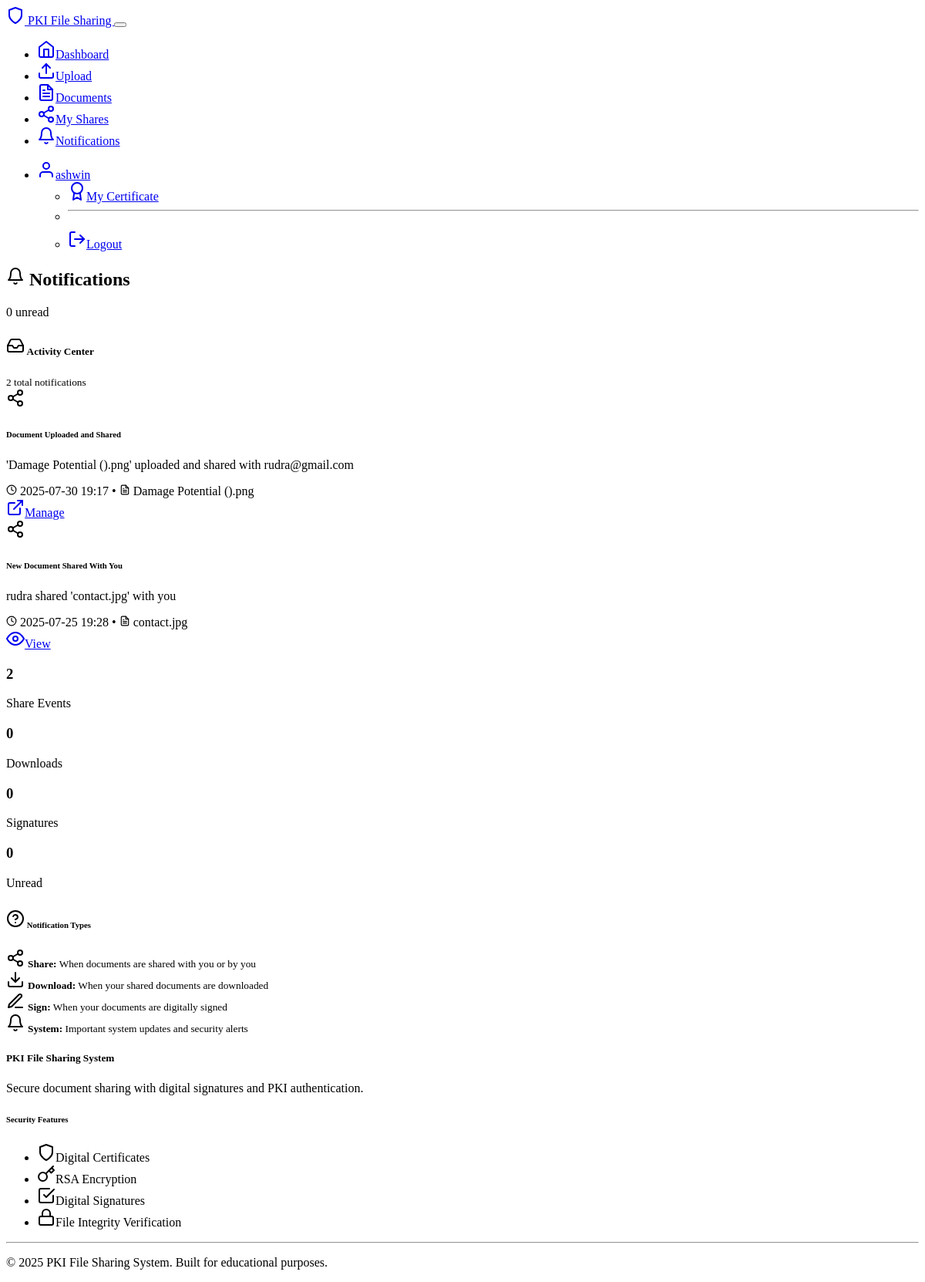
/notifications (signed in), run on the app's committed database.
### models.py (models this page shows)
class User(UserMixin, db.Model):
    id = db.Column(db.Integer, primary_key=True)
    username = db.Column(db.String(80), unique=True, nullable=False)
    email = db.Column(db.String(120), unique=True, nullable=False)
    password_hash = db.Column(db.String(256), nullable=False)
    private_key_pem = db.Column(db.Text, nullable=False)
    public_key_pem = db.Column(db.Text, nullable=False)
    certificate_pem = db.Column(db.Text, nullable=False)
    created_at = db.Column(db.DateTime, default=datetime.utcnow)
    documents = db.relationship('Document', backref='owner', lazy=True)
    signatures = db.relationship('DocumentSignature', backref='signer', lazy=True)

class Notification(db.Model):
    id = db.Column(db.Integer, primary_key=True)
    user_id = db.Column(db.Integer, db.ForeignKey('user.id'), nullable=False)
    title = db.Column(db.String(200), nullable=False)
    message = db.Column(db.Text, nullable=False)
    notification_type = db.Column(db.String(50), nullable=False)  # 'share', 'download', 'sign', 'system'
    is_read = db.Column(db.Boolean, default=False)
    created_at = db.Column(db.DateTime, default=datetime.utcnow)
    document_id = db.Column(db.Integer, db.ForeignKey('document.id'), nullable=True)
    share_link_id = db.Column(db.Integer, db.ForeignKey('share_link.id'), nullable=True)
    user = db.relationship('User', backref='notifications')
    document = db.relationship('Document', backref='notifications')
    share_link = db.relationship('ShareLink', backref='notifications')

class Document(db.Model):
    id = db.Column(db.Integer, primary_key=True)
    filename = db.Column(db.String(255), nullable=False)
    original_filename = db.Column(db.String(255), nullable=False)
    file_path = db.Column(db.String(500), nullable=False)
    file_hash = db.Column(db.String(64), nullable=False)  # SHA256 hash for integrity
    content_type = db.Column(db.String(100))
    file_size = db.Column(db.Integer)
    owner_id = db.Column(db.Integer, db.ForeignKey('user.id'), nullable=False)
    uploaded_at = db.Column(db.DateTime, default=datetime.utcnow)
    signatures = db.relationship('DocumentSignature', backref='document', lazy=True, cascade='all, delete-orphan')

### routes.py (the view)
@app.route('/notifications')
@login_required
def notifications():
    try:
        notifications = Notification.query.filter_by(user_id=current_user.id).order_by(Notification.created_at.desc()).all()
        unread_notifications = [n for n in notifications if not n.is_read]
        for notification in unread_notifications:
            notification.is_read = True
        if unread_notifications:
            db.session.commit()
        return render_template('notifications.html', notifications=notifications)
    except Exception as e:
        logger.error(f"Notifications error: {str(e)}")
        flash('An error occurred loading notifications.', 'error')
        return render_template('notifications.html', notifications=[])

### templates/notifications.html (shortened to what this page needs)
{% extends "base.html" %}
{% block content %}
<div class="row">
    <div class="col-12">
        <div class="d-flex justify-content-between align-items-center mb-4">
            <h2>
                <i data-feather="bell" class="me-2"></i>
                Notifications
            </h2>
            <span class="badge bg-primary">{{ notifications|selectattr('is_read', 'equalto', False)|list|length }} unread</span>
        </div>
    </div>
</div>
<div class="row">
    <div class="col-12">
        <div class="card border-0 shadow-sm">
            <div class="card-header bg-light">
                <div class="d-flex justify-content-between align-items-center">
                    <h5 class="mb-0">
                        <i data-feather="inbox" class="me-2"></i>
                        Activity Center
                    </h5>
                    <small class="text-muted">{{ notifications|length }} total notifications</small>
                </div>
            </div>
            <div class="card-body p-0">
                {% if notifications %}
                    <div class="list-group list-group-flush">
                        {% for notification in notifications %}
                        <div class="list-group-item {% if not notification.is_read %}bg-light{% endif %} border-0">
                            <div class="d-flex w-100 justify-content-between align-items-start">
                                <div class="flex-grow-1">
                                    <div class="d-flex align-items-center mb-2">
                                        {% if notification.notification_type == 'share' %}
                                            <i data-feather="share-2" class="me-2 text-success"></i>
                                        {% elif notification.notification_type == 'download' %}
                                            <i data-feather="download" class="me-2 text-primary"></i>
                                        {% elif notification.notification_type == 'sign' %}
                                            <i data-feather="edit-3" class="me-2 text-info"></i>
                                        {% else %}
                                            <i data-feather="bell" class="me-2 text-secondary"></i>
                                        {% endif %}
                                        <h6 class="mb-0 {% if not notification.is_read %}fw-bold{% endif %}">
                                            {{ notification.title }}
                                        </h6>
                                    </div>
                                    <p class="mb-2 text-muted">{{ notification.message }}</p>
                                    <div class="d-flex align-items-center text-muted small">
                                        <i data-feather="clock" class="me-1" style="width: 14px; height: 14px;"></i>
                                        {{ notification.created_at.strftime('%Y-%m-%d %H:%M') }}
                                        {% if notification.document %}
                                            <span class="mx-2">•</span>
                                            <i data-feather="file-text" class="me-1" style="width: 14px; height: 14px;"></i>
                                            {{ notification.document.original_filename }}
                                        {% endif %}
                                    </div>
                                </div>
                                <div class="ms-3">
                                    {% if notification.notification_type == 'share' and notification.document %}
                                        {% if notification.document.owner_id == current_user.id %}
                                            <a href="{{ url_for('my_shares') }}" class="btn btn-sm btn-outline-primary">
                                                <i data-feather="external-link" class="me-1"></i>Manage
                                            </a>
                                        {% else %}
                                            <a href="{{ url_for('documents') }}" class="btn btn-sm btn-outline-success">
                                                <i data-feather="eye" class="me-1"></i>View
                                            </a>
                                        {% endif %}
                                    {% elif notification.notification_type in ['download', 'sign'] and notification.document %}
                                        <a href="{{ url_for('verify_document', doc_id=notification.document.id) }}" class="btn btn-sm btn-outline-info">
                                            <i data-feather="shield-check" class="me-1"></i>Verify
                                        </a>
                                    {% endif %}
                                </div>
                            </div>
                        </div>
                        {% endfor %}
                    </div>
                {% else %}
                    <div class="text-center py-5">
                        <i data-feather="bell" class="text-muted mb-3" style="width: 64px; height: 64px;"></i>
                        <h5 class="text-muted">No notifications yet</h5>
                        <p class="text-muted">Activity notifications will appear here when you share, sign, or download documents.</p>
                    </div>
                {% endif %}
            </div>
        </div>
    </div>
</div>
{% if notifications %}
<div class="row mt-4">
    <div class="col-md-3">
        <div class="card bg-success text-white border-0">
            <div class="card-body text-center">
                <h3>{{ notifications|selectattr('notification_type', 'equalto', 'share')|list|length }}</h3>
                <p class="mb-0">Share Events</p>
            </div>
        </div>
    </div>
    <div class="col-md-3">
        <div class="card bg-primary text-white border-0">
            <div class="card-body text-center">
                <h3>{{ notifications|selectattr('notification_type', 'equalto', 'download')|list|length }}</h3>
                <p class="mb-0">Downloads</p>
            </div>
        </div>
    </div>
    <div class="col-md-3">
        <div class="card bg-info text-white border-0">
            <div class="card-body text-center">
                <h3>{{ notifications|selectattr('notification_type', 'equalto', 'sign')|list|length }}</h3>
                <p class="mb-0">Signatures</p>
            </div>
        </div>
    </div>
    <div class="col-md-3">
        <div class="card bg-warning text-dark border-0">
            <div class="card-body text-center">
                <h3>{{ notifications|selectattr('is_read', 'equalto', False)|list|length }}</h3>
                <p class="mb-0">Unread</p>
            </div>
        </div>
    </div>
</div>
{% endif %}
<div class="row mt-4">
    <div class="col-12">
        <div class="card border-0">
            <div class="card-body">
                <h6 class="card-title">
                    <i data-feather="help-circle" class="me-2 text-info"></i>
                    Notification Types
                </h6>
                <div class="row">
                    <div class="col-md-6">
                        <div class="d-flex align-items-center mb-2">
                            <i data-feather="share-2" class="me-2 text-success"></i>
                            <small><strong>Share:</strong> When documents are shared with you or by you</small>
                        </div>
                        <div class="d-flex align-items-center mb-2">
                            <i data-feather="download" class="me-2 text-primary"></i>
                            <small><strong>Download:</strong> When your shared documents are downloaded</small>
                        </div>
                    </div>
                    <div class="col-md-6">
                        <div class="d-flex align-items-center mb-2">
                            <i data-feather="edit-3" class="me-2 text-info"></i>
                            <small><strong>Sign:</strong> When your documents are digitally signed</small>
                        </div>
                        <div class="d-flex align-items-center mb-2">
                            <i data-feather="bell" class="me-2 text-secondary"></i>
                            <small><strong>System:</strong> Important system updates and security alerts</small>
                        </div>
                    </div>
                </div>
            </div>
        </div>
    </div>
</div>
{% endblock %}

### templates/base.html (shortened to what this page needs)
<!DOCTYPE html>
<html lang="en" data-bs-theme="dark">
<head>
    <link href="https://cdn.replit.com/agent/bootstrap-agent-dark-theme.min.css" rel="stylesheet">
    <link href="{{ url_for('static', filename='style.css') }}" rel="stylesheet">
</head>
<body>
    <nav class="navbar navbar-expand-lg navbar-dark bg-dark">
        <div class="container">
            <a class="navbar-brand" href="{{ url_for('index') }}">
                <i data-feather="shield" class="me-2"></i>
                PKI File Sharing
            </a>
            <button class="navbar-toggler" type="button" data-bs-toggle="collapse" data-bs-target="#navbarNav">
            </button>
            <div class="collapse navbar-collapse" id="navbarNav">
                <ul class="navbar-nav me-auto">
                    {% if current_user.is_authenticated %}
                        <li class="nav-item">
                            <a class="nav-link" href="{{ url_for('dashboard') }}">
                                <i data-feather="home" class="me-1"></i>Dashboard
                            </a>
                        </li>
                        <li class="nav-item">
                            <a class="nav-link" href="{{ url_for('upload') }}">
                                <i data-feather="upload" class="me-1"></i>Upload
                            </a>
                        </li>
                        <li class="nav-item">
                            <a class="nav-link" href="{{ url_for('documents') }}">
                                <i data-feather="file-text" class="me-1"></i>Documents
                            </a>
                        </li>
                        <li class="nav-item">
                            <a class="nav-link" href="{{ url_for('my_shares') }}">
                                <i data-feather="share-2" class="me-1"></i>My Shares
                            </a>
                        </li>
                        <li class="nav-item">
                            <a class="nav-link" href="{{ url_for('notifications') }}" id="notifications-link">
                                <i data-feather="bell" class="me-1"></i>Notifications
                            </a>
                        </li>
                    {% endif %}
                </ul>
                <ul class="navbar-nav">
                    {% if current_user.is_authenticated %}
                        <li class="nav-item dropdown">
                            <a class="nav-link dropdown-toggle" href="#" role="button" data-bs-toggle="dropdown">
                                <i data-feather="user" class="me-1"></i>{{ current_user.username }}
                            </a>
                            <ul class="dropdown-menu">
                                <li><a class="dropdown-item" href="{{ url_for('view_certificate', user_id=current_user.id) }}">
                                    <i data-feather="award" class="me-2"></i>My Certificate
                                </a></li>
                                <li><hr class="dropdown-divider"></li>
                                <li><a class="dropdown-item" href="{{ url_for('logout') }}">
                                    <i data-feather="log-out" class="me-2"></i>Logout
                                </a></li>
                            </ul>
                        </li>
                    {% endif %}
                </ul>
            </div>
        </div>
    </nav>
    <main class="container my-4">
        {% block content %}{% endblock %}
    </main>
    <footer class="bg-dark text-light py-4 mt-5">
        <div class="container">
            <div class="row">
                <div class="col-md-6">
                    <h5>PKI File Sharing System</h5>
                    <p class="text-muted">Secure document sharing with digital signatures and PKI authentication.</p>
                </div>
                <div class="col-md-6">
                    <h6>Security Features</h6>
                    <ul class="list-unstyled text-muted">
                        <li><i data-feather="shield" class="me-2"></i>Digital Certificates</li>
                        <li><i data-feather="key" class="me-2"></i>RSA Encryption</li>
                        <li><i data-feather="check-square" class="me-2"></i>Digital Signatures</li>
                        <li><i data-feather="lock" class="me-2"></i>File Integrity Verification</li>
                    </ul>
                </div>
            </div>
            <hr>
            <div class="text-center text-muted">
                <p>&copy; 2025 PKI File Sharing System. Built for educational purposes.</p>
            </div>
        </div>
    </footer>
</body>
</html>

### data on the page
User: username "ashwin"
Notification: notification_type "share" (drawn), title "Document Uploaded and Shared", message "'Damage Potential ().png' uploaded and shared with rudra@gmail.com", created_at "2025-07-30 19:17", document.original_filename "Damage Potential ().png"
Notification: notification_type "share" (drawn), title "New Document Shared With You", message "rudra shared 'contact.jpg' with you", created_at "2025-07-25 19:28", document.original_filename "contact.jpg"

### other printed values
{{ notifications|selectattr('is_read', 'equalto', False)|list|length }} "0"
{{ notifications|length }} "2"
